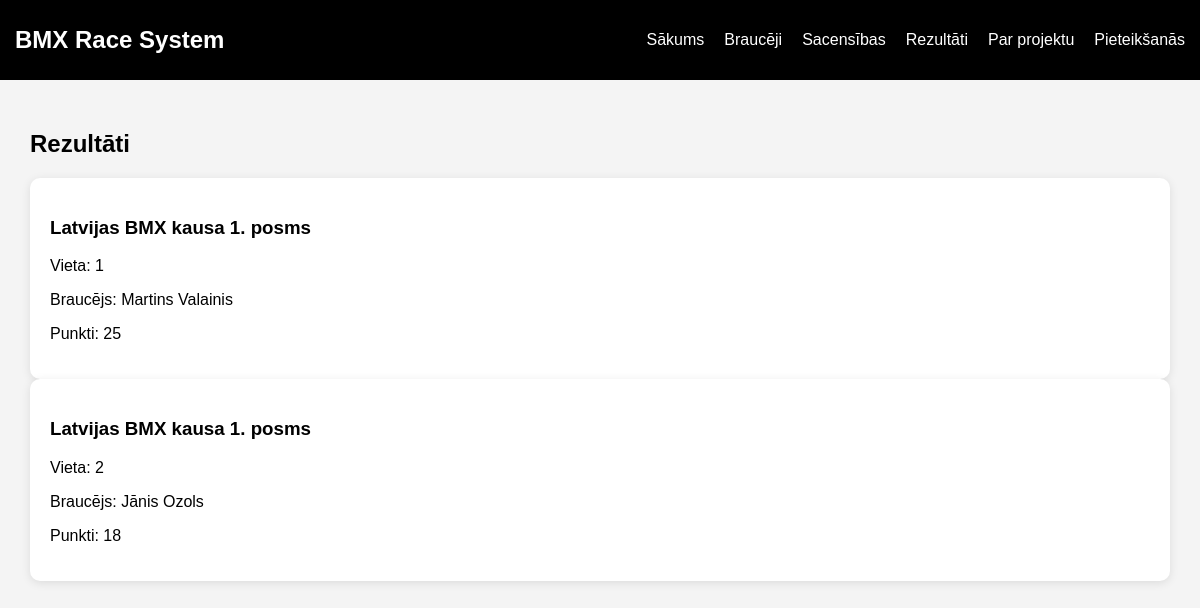
The app's page /results, older data.
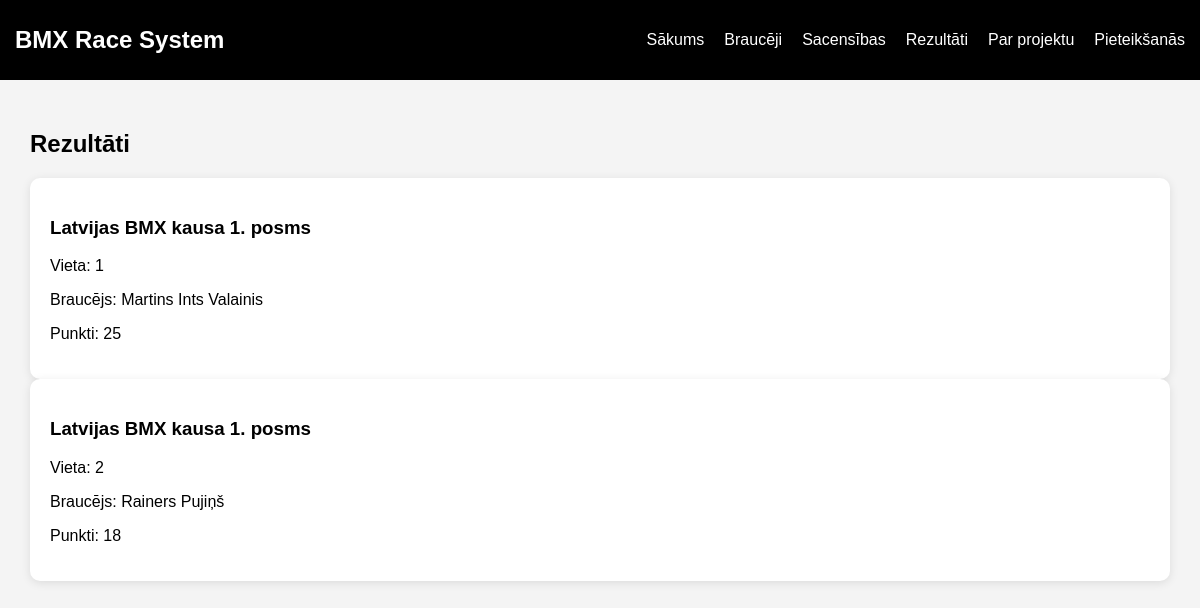
The same page, newer data.
### tables this page shows
CREATE TABLE results (
            id INTEGER PRIMARY KEY AUTOINCREMENT,
            rider_id INTEGER,
            race_id INTEGER,
            place INTEGER NOT NULL,
            points INTEGER NOT NULL,
            FOREIGN KEY (rider_id) REFERENCES riders (id),
            FOREIGN KEY (race_id) REFERENCES races (id)
        );

CREATE TABLE riders (
            id INTEGER PRIMARY KEY AUTOINCREMENT,
            name TEXT NOT NULL,
            age INTEGER NOT NULL,
            team_id INTEGER,
            FOREIGN KEY (team_id) REFERENCES teams (id)
        );

CREATE TABLE races (
            id INTEGER PRIMARY KEY AUTOINCREMENT,
            title TEXT NOT NULL,
            race_date TEXT NOT NULL,
            location TEXT NOT NULL
        );

### app.py (the view)
@app.route("/results")
def results():
    conn = get_db_connection()
    results = conn.execute("""
        SELECT results.place, results.points, riders.name AS rider_name, races.title AS race_title
        FROM results
        JOIN riders ON results.rider_id = riders.id
        JOIN races ON results.race_id = races.id
        ORDER BY results.place
    """).fetchall()
    conn.close()
    return render_template("results.html", results=results)

### app.py (called while the page is built)
def get_db_connection():
    conn = sqlite3.connect("database.db")
    conn.row_factory = sqlite3.Row
    return conn

### templates/results.html
{% extends "base.html" %}
{% block content %}
<h2>Rezultāti</h2>
{% for result in results %}
<div class="card">
    <h3>{{ result.race_title }}</h3>
    <p>Vieta: {{ result.place }}</p>
    <p>Braucējs: {{ result.rider_name }}</p>
    <p>Punkti: {{ result.points }}</p>
</div>
{% endfor %}
{% endblock %}

Row changes from the older to the newer data that the page shows:
changed through a linked row, results: rider_name "Martins Valainis" → "Martins Ints Valainis"
changed through a linked row, results: rider_name "Jānis Ozols" → "Rainers Pujiņš"
